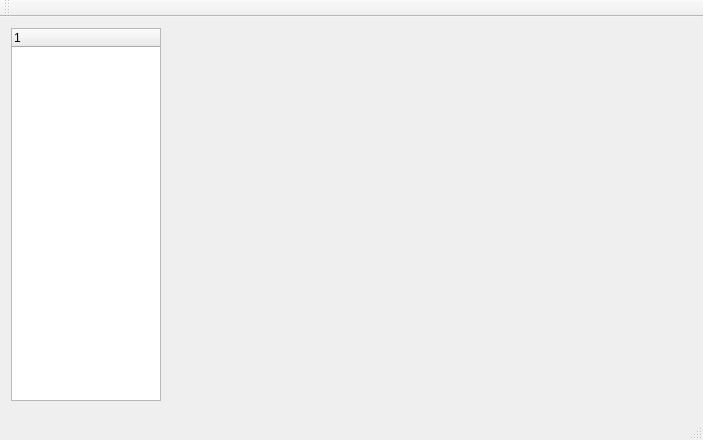
<?xml version="1.0" encoding="UTF-8"?>
<ui version="4.0">
 <class>MainWindow</class>
 <widget class="QMainWindow" name="MainWindow">
  <property name="geometry">
   <rect>
    <x>0</x>
    <y>0</y>
    <width>703</width>
    <height>440</height>
   </rect>
  </property>
  <property name="windowTitle">
   <string>MainWindow</string>
  </property>
  <widget class="QWidget" name="centralWidget">
   <layout class="QGridLayout" name="gridLayout">
    <item row="1" column="1">
     <widget class="QConsole" name="qConsole" native="true">
      <property name="maximumSize">
       <size>
        <width>16777215</width>
        <height>50</height>
       </size>
      </property>
     </widget>
    </item>
    <item row="0" column="1">
     <widget class="GLWidget" name="glWidget" native="true">
      <zorder>scene</zorder>
     </widget>
    </item>
    <item row="0" column="0">
     <widget class="QTreeWidget" name="scene">
      <property name="maximumSize">
       <size>
        <width>150</width>
        <height>16777215</height>
       </size>
      </property>
      <column>
       <property name="text">
        <string notr="true">1</string>
       </property>
      </column>
     </widget>
    </item>
   </layout>
  </widget>
  <widget class="QMenuBar" name="menuBar">
   <property name="geometry">
    <rect>
     <x>0</x>
     <y>0</y>
     <width>703</width>
     <height>27</height>
    </rect>
   </property>
  </widget>
  <widget class="QToolBar" name="mainToolBar">
   <attribute name="toolBarArea">
    <enum>TopToolBarArea</enum>
   </attribute>
   <attribute name="toolBarBreak">
    <bool>false</bool>
   </attribute>
  </widget>
  <widget class="QStatusBar" name="statusBar"/>
 </widget>
 <layoutdefault spacing="6" margin="11"/>
 <customwidgets>
  <customwidget>
   <class>QConsole</class>
   <extends>QWidget</extends>
   <header>qconsole.h</header>
   <container>1</container>
  </customwidget>
  <customwidget>
   <class>GLWidget</class>
   <extends>QWidget</extends>
   <header>glWidget.h</header>
   <container>1</container>
  </customwidget>
 </customwidgets>
 <resources/>
 <connections/>
</ui>
